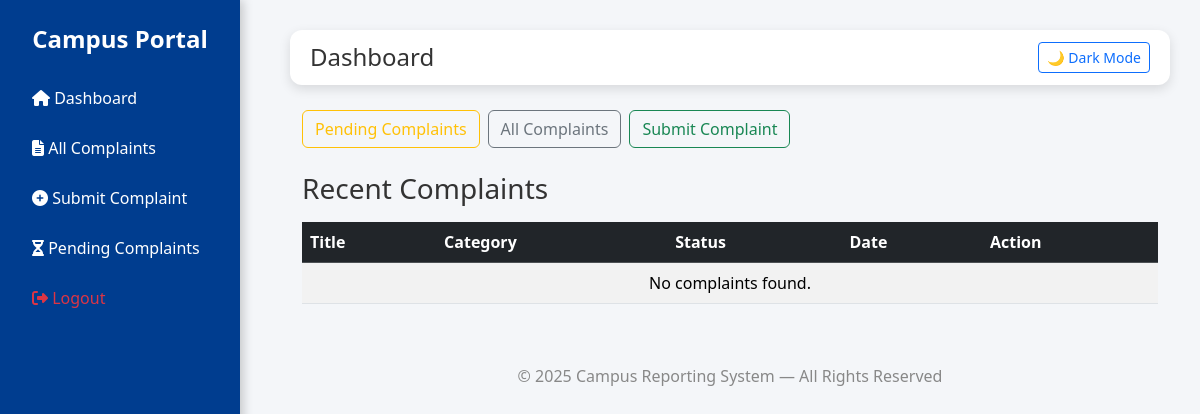
Before: /dashboard/ (signed in) with the older database file.
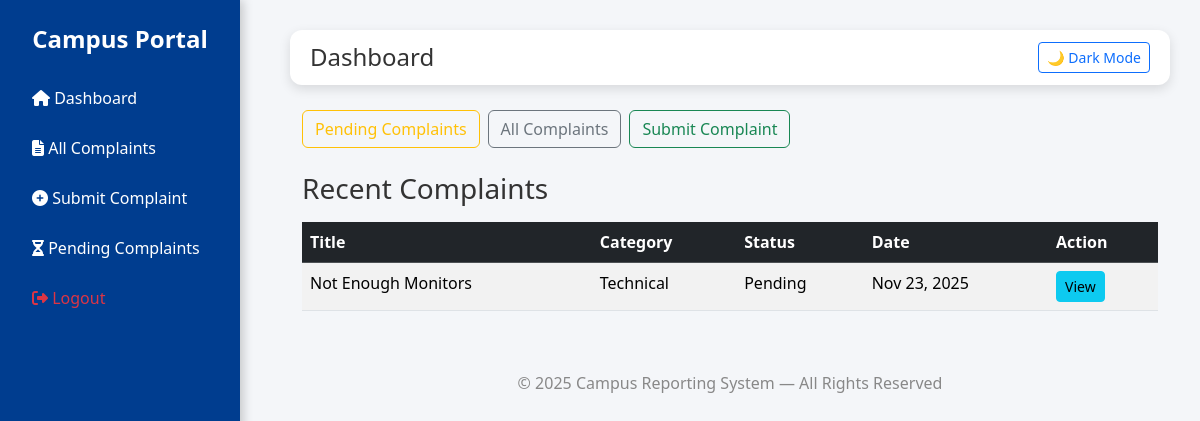
After: the same page with the newer database file.
### core/models.py (models this page shows, shortened)
class Complaint(models.Model):
    user = models.ForeignKey(User, on_delete=models.SET_NULL, null=True, blank=True)
    title = models.CharField(max_length=200)
    description = models.TextField()
    category = models.CharField(max_length=50, choices=CATEGORY_CHOICES)
    location = models.CharField(max_length=100, blank=True)
    image = models.ImageField(upload_to='complaint_images/', blank=True, null=True)
    status = models.CharField(max_length=20, choices=STATUS_CHOICES, default='Pending')
    created_at = models.DateTimeField(auto_now_add=True)
    updated_at = models.DateTimeField(auto_now=True)
    anonymous = models.BooleanField(default=False)

### core/views.py (the view)
# urls.py: path('dashboard/', views.dashboard, name='dashboard'),
@login_required
def dashboard(request):
    user = request.user
    if hasattr(user, "profile") and user.profile.role in ["staff", "admin"]:
        complaints = Complaint.objects.all().order_by("-created_at")
    else:
        complaints = Complaint.objects.filter(user=user).order_by("-created_at")
    user_can_update = hasattr(user, "profile") and user.profile.role in ["staff", "admin"]
    return render(request, "core/dashboard.html", {
        "complaints": complaints,
        "user_can_update": user_can_update
    })

### core/templates/core/dashboard.html (shortened to what this page needs)
{% extends "core/base.html" %}
{% block page_title %}Dashboard{% endblock %}
{% block content %}
<div class="container">
    <div class="mb-4 d-flex gap-2">
        <a href="{% url 'pending_complaints' %}" class="btn btn-outline-warning">Pending Complaints</a>
        <a href="{% url 'complaint_list' %}" class="btn btn-outline-secondary">All Complaints</a>
        <a href="{% url 'report_complaint' %}" class="btn btn-outline-success">Submit Complaint</a>
    </div>
    <h3 class="mb-3">Recent Complaints</h3>
    <table class="table table-striped table-hover">
        <thead class="table-dark">
            <tr>
                <th>Title</th>
                <th>Category</th>
                <th>Status</th>
                <th>Date</th>
                <th>Action</th>
            </tr>
        </thead>
        <tbody>
            {% for complaint in complaints %}
            <tr {% if complaint.status == "pending" %}class="table-warning"{% endif %}>
                <td>{{ complaint.title }}</td>
                <td>{{ complaint.category }}</td>
                <td>{{ complaint.status|capfirst }}</td>
                <td>{{ complaint.created_at|date:"M d, Y" }}</td>
                <td>
                    <a href="{% url 'complaint_detail' complaint.id %}" class="btn btn-sm btn-info">View</a>
                </td>
            </tr>
            {% empty %}
            <tr>
                <td colspan="5" class="text-center">No complaints found.</td>
            </tr>
            {% endfor %}
        </tbody>
    </table>
</div>
{% endblock %}

Changed rows visible on the page:
added Complaint: title "Not Enough Monitors", category "Technical", status "Pending", created_at "Nov 23, 2025"
Other visible differences:
text no longer shown: "No complaints found."
